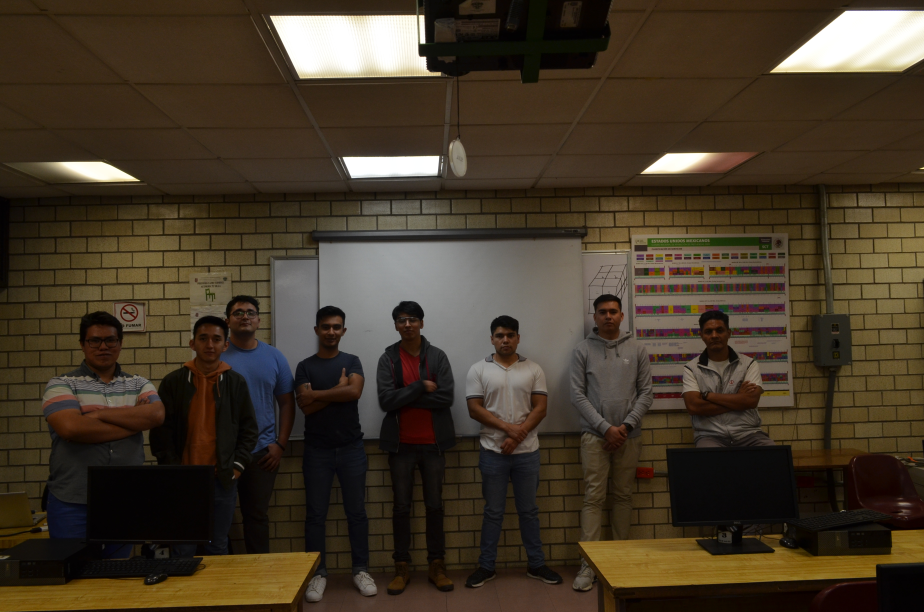
#> input picture fotos_9/DSC_0237.JPG, 3696 x 2448 px, found by its file name (shown at 1/4 size)
$ python Practica5.py
#> lines starting #> are read from the running program, lines starting #| are printed output that depends on the picture
import cv2
import numpy as np

A = cv2.imread("fotos_9\DSC_0237.JPG")
#> A is the input picture: shape (2448, 3696, 3); mean B, G, R 39.7, 55.5, 67.5
A = np.array(A,dtype=float)

M,N,L = A.shape
#> M = 2448; N = 3696; L = 3

D=np.zeros((M,N,1),np.uint8)   #Se crea la nueva imagen

for i in range (0,M):

    for j in range (0,N):
        D[i,j,0] = 0.299*A[i,j,0] + 0.587*A[i,j,1] +0.114*A[i,j,2]
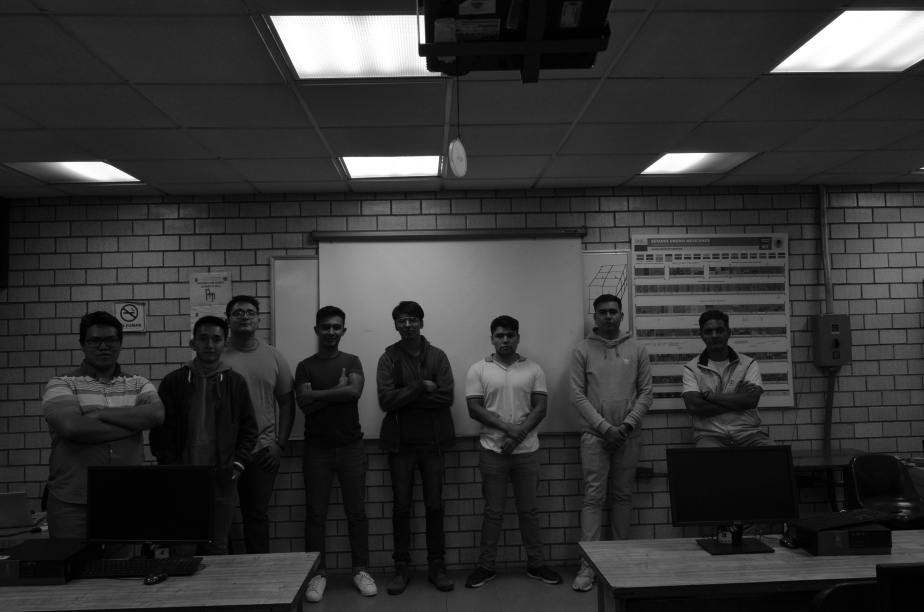
#> D: shape (2448, 3696, 1) (shown at 1/4 size); min 0, max 255, mean 51.7


imagen_gris = cv2.resize(D,(738,488))
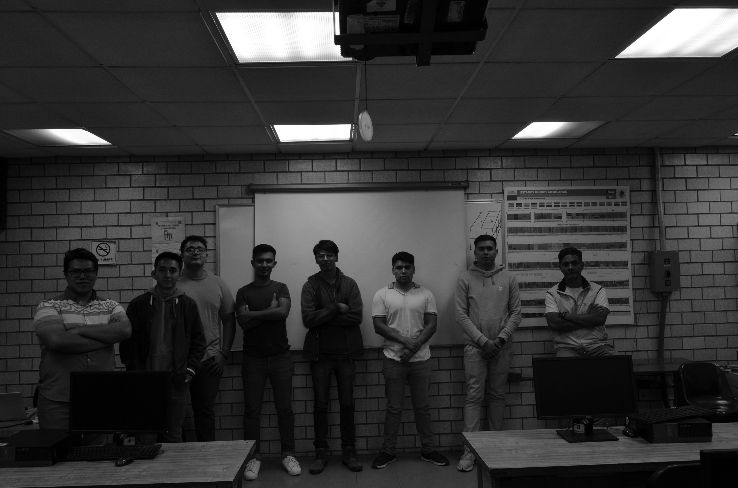
#> imagen_gris: shape (488, 738); min 0, max 255, mean 51.6

alto, ancho = imagen_gris.shape
#> alto = 488; ancho = 738

imagen_color = np.zeros((alto, ancho, 3), dtype=np.uint8)

for i in range(alto):
    for j in range(ancho):
        intensidad_gris = imagen_gris[i, j]

        imagen_color[i, j, 0] = min(255, 4 * intensidad_gris)
        imagen_color[i, j, 1] = min(255, 6 * (255 - intensidad_gris))
        imagen_color[i, j, 2] = min(255, 2 * intensidad_gris)
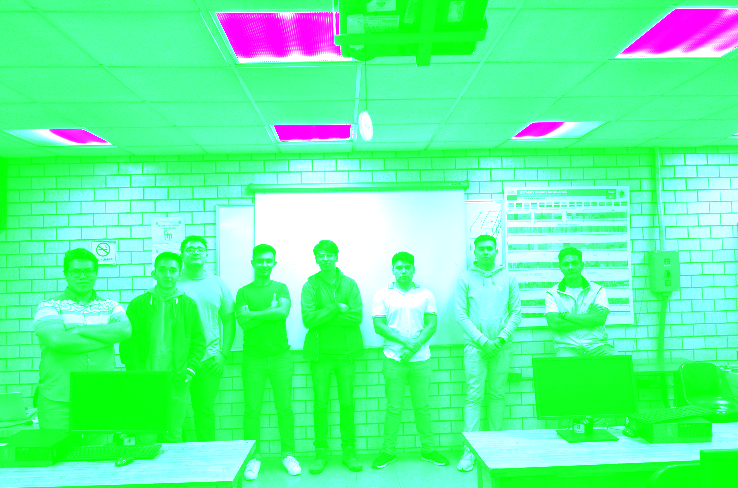
#> imagen_color: shape (488, 738, 3); mean of channels 0, 1, 2 154.4, 248.6, 94.7; drawn as B, G, R

cv2.imshow('Imagen en Gris', imagen_gris)
cv2.imshow('Imagen con Falso Color', imagen_color)
cv2.waitKey(0)
cv2.destroyAllWindows()
cv2.imwrite('Resultados\FalsoColor.jpg',imagen_color)
